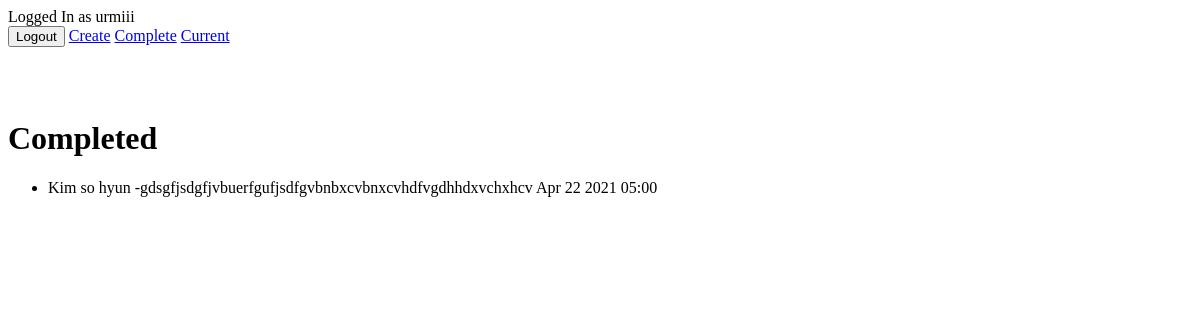
Page /allcompleted/ (signed in) on the earlier database version.
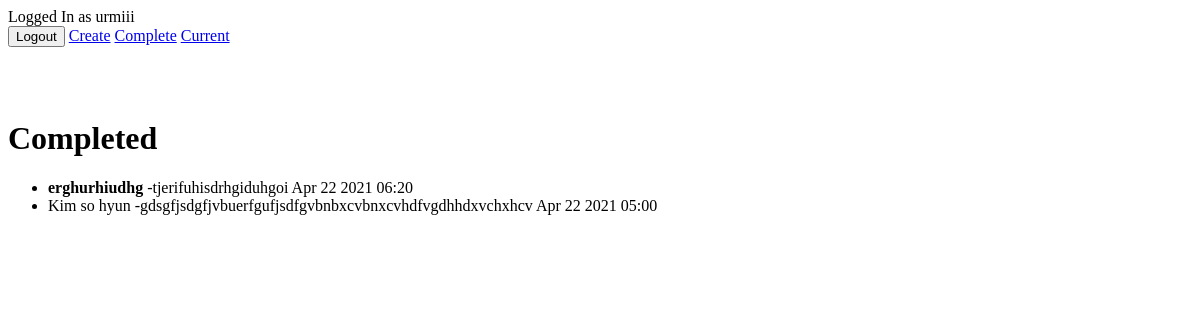
Same page on the later database version.
### app_todo/models.py (models this page shows, shortened)
class TodoClass(models.Model):
    title = models.CharField(max_length=100)
    memo = models.TextField(blank=True)
    Ctime = models.DateTimeField(auto_now_add=True)
    dtime = models.DateTimeField(null=True, blank=True)
    im = models.BooleanField(default=False)
    user = models.ForeignKey(User,on_delete=models.CASCADE)

### app_todo/views.py (the view)
# urls.py: path('allcompleted/', views.allcompleted, name='allcompleted'),
@login_required
def allcompleted(request):
    todos= TodoClass.objects.filter(user=request.user, dtime__isnull=False).order_by('-dtime')
    return render(request,'todo/allcompleted.html',{'todos':todos})

### app_todo/templates/todo/allcompleted.html
{% extends 'todo/base.html' %}
{% block content %}
<h1>Completed</h1>
<ul>
    {% for i in todos %}
    <li>{% if i.im %}<b>{% endif %}{{ i.title }}{% if i.im %}</b>{% endif %}
        {% if i.memo %}-{{ i.memo }}{% endif %}
        {{ i.dtime|date:'M j Y H:i' }}
    </li>
    {% endfor %}
</ul>
{% endblock %}

Differences in the rows shown:
added TodoClass: title "erghurhiudhg", memo "tjerifuhisdrhgiduhgoi", dtime "Apr 22 2021 06:20"
